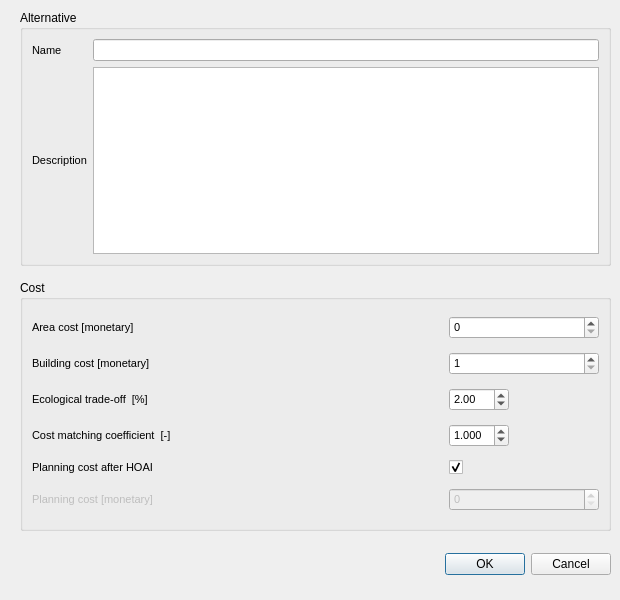
<?xml version="1.0" encoding="UTF-8"?>
<ui version="4.0">
 <class>CostGui_Alternative_Ecn_Cost_Dia</class>
 <widget class="QDialog" name="CostGui_Alternative_Ecn_Cost_Dia">
  <property name="geometry">
   <rect>
    <x>0</x>
    <y>0</y>
    <width>620</width>
    <height>600</height>
   </rect>
  </property>
  <property name="sizePolicy">
   <sizepolicy hsizetype="Fixed" vsizetype="Fixed">
    <horstretch>0</horstretch>
    <verstretch>0</verstretch>
   </sizepolicy>
  </property>
  <property name="minimumSize">
   <size>
    <width>620</width>
    <height>600</height>
   </size>
  </property>
  <property name="maximumSize">
   <size>
    <width>620</width>
    <height>600</height>
   </size>
  </property>
  <property name="windowTitle">
   <string>Set the economical cost</string>
  </property>
  <property name="windowIcon">
   <iconset resource="../../../system_sys/source_code/gui/resources/system_sys_resource.qrc">
    <normaloff>:/cost_icon</normaloff>:/cost_icon</iconset>
  </property>
  <widget class="QGroupBox" name="groupBoxalt">
   <property name="geometry">
    <rect>
     <x>20</x>
     <y>10</y>
     <width>591</width>
     <height>256</height>
    </rect>
   </property>
   <property name="font">
    <font>
     <pointsize>9</pointsize>
    </font>
   </property>
   <property name="title">
    <string>Alternative</string>
   </property>
   <layout class="QGridLayout" name="gridLayout">
    <item row="0" column="0">
     <widget class="QLabel" name="label">
      <property name="font">
       <font>
        <pointsize>8</pointsize>
       </font>
      </property>
      <property name="text">
       <string>Name</string>
      </property>
     </widget>
    </item>
    <item row="0" column="1">
     <widget class="QLineEdit" name="lineEdit_alt_name">
      <property name="readOnly">
       <bool>true</bool>
      </property>
     </widget>
    </item>
    <item row="1" column="0">
     <widget class="QLabel" name="label_2">
      <property name="font">
       <font>
        <pointsize>8</pointsize>
       </font>
      </property>
      <property name="text">
       <string>Description</string>
      </property>
     </widget>
    </item>
    <item row="1" column="1">
     <widget class="QTextEdit" name="textEdit_alt_description">
      <property name="readOnly">
       <bool>true</bool>
      </property>
     </widget>
    </item>
   </layout>
  </widget>
  <widget class="QGroupBox" name="groupBox">
   <property name="geometry">
    <rect>
     <x>20</x>
     <y>280</y>
     <width>591</width>
     <height>251</height>
    </rect>
   </property>
   <property name="font">
    <font>
     <pointsize>9</pointsize>
    </font>
   </property>
   <property name="title">
    <string>Cost</string>
   </property>
   <layout class="QGridLayout" name="gridLayout_2">
    <item row="1" column="1">
     <widget class="QLabel" name="label_3">
      <property name="font">
       <font>
        <pointsize>8</pointsize>
       </font>
      </property>
      <property name="toolTip">
       <string>Acquisition cost of the required area for the measure</string>
      </property>
      <property name="text">
       <string>Area cost [monetary]</string>
      </property>
     </widget>
    </item>
    <item row="1" column="3">
     <widget class="QDoubleSpinBox" name="doubleSpinBox_area_cost">
      <property name="minimumSize">
       <size>
        <width>150</width>
        <height>0</height>
       </size>
      </property>
      <property name="font">
       <font>
        <pointsize>8</pointsize>
       </font>
      </property>
      <property name="decimals">
       <number>0</number>
      </property>
      <property name="maximum">
       <double>1000000000.000000000000000</double>
      </property>
      <property name="singleStep">
       <double>1000.000000000000000</double>
      </property>
     </widget>
    </item>
    <item row="2" column="1">
     <widget class="QLabel" name="label_4">
      <property name="font">
       <font>
        <pointsize>8</pointsize>
       </font>
      </property>
      <property name="text">
       <string>Building cost [monetary]</string>
      </property>
     </widget>
    </item>
    <item row="2" column="3">
     <widget class="QDoubleSpinBox" name="doubleSpinBox_build_cost">
      <property name="font">
       <font>
        <pointsize>8</pointsize>
       </font>
      </property>
      <property name="decimals">
       <number>0</number>
      </property>
      <property name="minimum">
       <double>1.000000000000000</double>
      </property>
      <property name="maximum">
       <double>1000000000.000000000000000</double>
      </property>
      <property name="singleStep">
       <double>1000.000000000000000</double>
      </property>
     </widget>
    </item>
    <item row="3" column="1">
     <widget class="QLabel" name="label_5">
      <property name="font">
       <font>
        <pointsize>8</pointsize>
       </font>
      </property>
      <property name="toolTip">
       <string>% of the building cost for ecological trade-off measures</string>
      </property>
      <property name="text">
       <string>Ecological trade-off  [%]</string>
      </property>
     </widget>
    </item>
    <item row="3" column="3">
     <widget class="QDoubleSpinBox" name="doubleSpinBox_eco_trade_off">
      <property name="maximumSize">
       <size>
        <width>60</width>
        <height>16777215</height>
       </size>
      </property>
      <property name="font">
       <font>
        <pointsize>8</pointsize>
       </font>
      </property>
      <property name="maximum">
       <double>100.000000000000000</double>
      </property>
      <property name="value">
       <double>2.000000000000000</double>
      </property>
     </widget>
    </item>
    <item row="4" column="1">
     <widget class="QLabel" name="label_6">
      <property name="font">
       <font>
        <pointsize>8</pointsize>
       </font>
      </property>
      <property name="toolTip">
       <string>Cost update to the present year</string>
      </property>
      <property name="text">
       <string>Cost matching coefficient  [-]</string>
      </property>
     </widget>
    </item>
    <item row="4" column="3">
     <widget class="QDoubleSpinBox" name="doubleSpinBox_matching_coef">
      <property name="maximumSize">
       <size>
        <width>60</width>
        <height>16777215</height>
       </size>
      </property>
      <property name="font">
       <font>
        <pointsize>8</pointsize>
       </font>
      </property>
      <property name="decimals">
       <number>3</number>
      </property>
      <property name="minimum">
       <double>0.001000000000000</double>
      </property>
      <property name="maximum">
       <double>2.000000000000000</double>
      </property>
      <property name="singleStep">
       <double>0.010000000000000</double>
      </property>
      <property name="value">
       <double>1.000000000000000</double>
      </property>
     </widget>
    </item>
    <item row="5" column="1">
     <widget class="QLabel" name="label_7">
      <property name="font">
       <font>
        <pointsize>8</pointsize>
       </font>
      </property>
      <property name="toolTip">
       <string>The plaaning cost are calculated directly after the HOAI as a percentage of the building cost</string>
      </property>
      <property name="text">
       <string>Planning cost after HOAI</string>
      </property>
     </widget>
    </item>
    <item row="5" column="3">
     <widget class="QCheckBox" name="checkBox_planning_cost_hoai">
      <property name="text">
       <string/>
      </property>
      <property name="checked">
       <bool>true</bool>
      </property>
     </widget>
    </item>
    <item row="6" column="1">
     <widget class="QLabel" name="label_8">
      <property name="enabled">
       <bool>false</bool>
      </property>
      <property name="font">
       <font>
        <pointsize>8</pointsize>
       </font>
      </property>
      <property name="toolTip">
       <string>The plaaning cost are calculated directly after the HOAI as a percentage of the building cost</string>
      </property>
      <property name="text">
       <string>Planning cost [monetary]</string>
      </property>
     </widget>
    </item>
    <item row="6" column="3">
     <widget class="QDoubleSpinBox" name="doubleSpinBox_planning_cost">
      <property name="enabled">
       <bool>false</bool>
      </property>
      <property name="font">
       <font>
        <pointsize>8</pointsize>
       </font>
      </property>
      <property name="decimals">
       <number>0</number>
      </property>
      <property name="maximum">
       <double>1000000000.000000000000000</double>
      </property>
      <property name="singleStep">
       <double>1000.000000000000000</double>
      </property>
     </widget>
    </item>
   </layout>
  </widget>
  <widget class="QWidget" name="layoutWidget">
   <property name="geometry">
    <rect>
     <x>20</x>
     <y>550</y>
     <width>591</width>
     <height>28</height>
    </rect>
   </property>
   <layout class="QHBoxLayout">
    <item>
     <spacer>
      <property name="orientation">
       <enum>Qt::Horizontal</enum>
      </property>
      <property name="sizeHint" stdset="0">
       <size>
        <width>209</width>
        <height>18</height>
       </size>
      </property>
     </spacer>
    </item>
    <item>
     <widget class="QPushButton" name="okButton">
      <property name="text">
       <string>OK</string>
      </property>
     </widget>
    </item>
    <item>
     <widget class="QPushButton" name="cancelButton">
      <property name="text">
       <string>Cancel</string>
      </property>
     </widget>
    </item>
   </layout>
  </widget>
 </widget>
 <resources>
  <include location="../../../system_sys/source_code/gui/resources/system_sys_resource.qrc"/>
 </resources>
 <connections/>
</ui>
